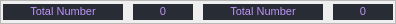
                          <widget class="QFrame" name="frame_46">
                           <property name="minimumSize">
                            <size>
                             <width>0</width>
                             <height>24</height>
                            </size>
                           </property>
                           <property name="maximumSize">
                            <size>
                             <width>16777215</width>
                             <height>24</height>
                            </size>
                           </property>
                           <property name="styleSheet">
                            <string notr="true">QDateTimeEdit{
padding-left: 8px;
padding-right: 8px;

	background-color: rgb(33, 37, 43);

	color: rgb(147, 147, 147);
font: 10pt &quot;Arial&quot;;
border-radius: 10px;
	color: rgb(184, 184, 184);
border:2px solid ;
	border-color: rgb(55, 63, 77);

}

QDateTimeEdit:hover{
padding-left: 8px;
padding-right: 8px;
	background-color: rgb(40, 44, 52);
	color: rgb(147, 147, 147);
font: 10pt &quot;Arial&quot;;
border-radius: 10px;
color: rgb(255, 255, 255);
border:2px solid ;
	border-color: rgb(55, 63, 77);
;}





QDateTimeEdit::up-arrow
{
	
		border:0px solid ;
	border-color: rgb(255, 0, 255);
	background-color: rgb(40, 44, 52);
	background-image: url(:/newPrefix/icons/cil-plus.png);
	background-position: center;



}


QDateTimeEdit::down-arrow
{
		border:0px solid ;
	border-color: rgb(38, 42, 50);
	background-color: rgb(40, 44, 52);
	background-position: center;
	background-repeat: no-reperat;
	background-image: url(:/newPrefix/icons/icon_minimize.png);


}






/* /////////////////////////////////////////////////////////////////////////////////////////////////
 
QDateTimeEdit {
	background-color: rgb(33, 37, 43);
font: 10pt &quot;Arial&quot;;
border-radius: 9px;
	color: rgb(190, 190, 190);
border:1px solid ;
border-color: rgb(40, 44, 52);
	border-color: rgb(40, 44, 52);
border-bottom-color: rgb(255, 85, 255);
}
QDateTimeEdit:hover {
	background-color: rgb(40, 44, 52);
	color: rgb(147, 147, 147);
font: 10pt &quot;Arial&quot;;
border-radius: 9px;
color: rgb(255, 255, 255);
border:1px solid ;
	border-color: rgb(40, 44, 52);
	border-bottom-color: rgb(255, 85, 255);
}

QDateTimeEdit:focus {
	background-color: rgb(40, 44, 52);
	color: rgb(147, 147, 147);
font: 10pt &quot;Arial&quot;;
border-radius: 9px;
color: rgb(255, 255, 255);
border:2px solid ;
	border-color: rgb(255, 85, 255);
	border-bottom-color: rgb(255, 85, 255);
}

*/

QPushButton{
	background-color: rgb(33, 37, 43);
padding-left: 10px;
padding-right: 10px;
	color: rgb(147, 147, 147);
font: 10pt &quot;Arial&quot;;
border-radius: 10px;
	color: rgb(184, 184, 184);
border:2px solid ;
	border-color: rgb(55, 63, 77);
}


QPushButton:hover{
 background-color: rgb(40, 44, 52);
padding-left: 10px;
padding-right: 10px;
	color: rgb(147, 147, 147);
font: 10pt &quot;Arial&quot;;
border-radius: 10px;
color: rgb(255, 255, 255);
border:2px solid ;
	border-color: rgb(33, 37, 43);
	border-color: rgb(255, 85, 255);
}

QComboBox{
padding-left: 10px;
padding-right: 10px;
	background-color: rgb(33, 37, 43);
	color: rgb(147, 147, 147);
font: 10pt &quot;Arial&quot;;
border-radius: 10px;
	color: rgb(184, 184, 184);
border:2px solid ;
	border-color: rgb(55, 63, 77);
}



QComboBox:hover{
padding-left: 10px;
padding-right: 10px;
	background-color: rgb(40, 44, 52);
	color: rgb(147, 147, 147);
font: 10pt &quot;Arial&quot;;
border-radius: 10px;
color: rgb(255, 255, 255);
border:2px solid ;
	border-color: rgb(255, 85, 255);
;}

QComboBox::drop-down {
	subcontrol-origin: padding;
	subcontrol-position: top right;
	width: 25px; 
	border-left-width: 3px;
	border-color: rgb(55, 63, 77);
	border-left-style: solid;
	border-top-right-radius: 3px;
	border-bottom-right-radius: 3px;	
	
	background-image: url(:/newPrefix/icons/cil-arrow-bottom.png);
	background-position: center;
	background-repeat: no-reperat;
 }
QComboBox QAbstractItemView {
border:2px solid ;
	border-color: rgb(48, 55, 67);
	color: rgb(255, 121, 198);	
	background-color: rgb(33, 37, 43);
	padding: 10px;
	selection-background-color: rgb(49, 56, 68);
	selection-color: rgb(33, 37, 43);
}
QLabel
{
font: 8pt &quot;MS Shell Dlg 2&quot;;
	color: rgb(189, 147, 249);
background-color: rgb(40, 44, 52);
border-color: rgb(40, 44, 52);
}

/* /////////////////////////////////////////////////////////////////////////////////////////////////
 */
QCheckBox {
	background-color: rgb(33, 37, 43);
font: 10pt &quot;Arial&quot;;
border-radius: 9px;
	color: rgb(190, 190, 190);
border:2px solid ;
	border-color: rgb(55, 63, 77);
}
QCheckBox:hover {
	background-color: rgb(40, 44, 52);
	color: rgb(147, 147, 147);
font: 10pt &quot;Arial&quot;;
border-radius: 9px;
color: rgb(255, 255, 255);
border:2px solid ;
	border-color: rgb(55, 63, 77);
}

QCheckBox:focus {
	background-color: rgb(40, 44, 52);
	color: rgb(147, 147, 147);
font: 10pt &quot;Arial&quot;;
border-radius: 9px;
color: rgb(255, 255, 255);
	border:2px solid ;
	border-color: rgb(55, 63, 77);
}




QDateEdit{
padding-left: 8px;
padding-right: 8px;

	background-color: rgb(33, 37, 43);

	color: rgb(147, 147, 147);
font: 10pt &quot;Arial&quot;;
border-radius: 10px;
	color: rgb(184, 184, 184);
border:2px solid ;
	border-color: rgb(55, 63, 77);

}

QDateEdit:hover{
padding-left: 8px;
padding-right: 8px;
	background-color: rgb(40, 44, 52);
	color: rgb(147, 147, 147);
font: 10pt &quot;Arial&quot;;
border-radius: 10px;
color: rgb(255, 255, 255);
border:2px solid ;
	border-color: rgb(55, 63, 77);
;}





QDateEdit::up-arrow
{
	
		border:0px solid ;
	border-color: rgb(255, 0, 255);
	background-color: rgb(40, 44, 52);
	background-image: url(:/newPrefix/icons/cil-plus.png);
	background-position: center;



}


QDateTimeEdit::down-arrow
{
		border:0px solid ;
	border-color: rgb(38, 42, 50);
	background-color: rgb(40, 44, 52);
	background-position: center;
	background-repeat: no-reperat;
	background-image: url(:/newPrefix/icons/icon_minimize.png);


}








/* /////////////////////////////////////////////////////////////////////////////////////////////////
LineEdit */
QLineEdit {
padding-left: 8px;
padding-right: 8px;
	background-color: rgb(33, 37, 43);
	color: rgb(222, 222, 222);
font: 10pt &quot;Arial&quot;;
border-radius: 10px;
color: rgb(255, 255, 255);
border:2px solid ;
	
	border-color: rgb(55, 63, 77);
}
QLineEdit:hover {
padding-left: 8px;
padding-right: 8px;
	background-color: rgb(40, 44, 52);
	color: rgb(255, 255, 255);
font: 10pt &quot;Arial&quot;;
border-radius: 10px;
color: rgb(255, 255, 255);
border:2px solid ;
	border-color: rgb(55, 63, 77);
}

QLineEdit:focus {
	background-color: rgb(40, 44, 52);
	color: rgb(255, 255, 255);
font: 10pt &quot;Arial&quot;;
border-radius: 10px;
color: rgb(255, 255, 255);
border:2px solid ;
	border-color: rgb(55, 63, 77);
	border-bottom-color: rgb(189, 147, 249);
}
/*##############################################
########################################*/</string>
                           </property>
                           <property name="frameShape">
                            <enum>QFrame::StyledPanel</enum>
                           </property>
                           <property name="frameShadow">
                            <enum>QFrame::Raised</enum>
                           </property>
                           <layout class="QHBoxLayout" name="horizontalLayout_34">
                            <property name="spacing">
                             <number>10</number>
                            </property>
                            <property name="sizeConstraint">
                             <enum>QLayout::SetDefaultConstraint</enum>
                            </property>
                            <property name="leftMargin">
                             <number>2</number>
                            </property>
                            <property name="topMargin">
                             <number>0</number>
                            </property>
                            <property name="rightMargin">
                             <number>2</number>
                            </property>
                            <property name="bottomMargin">
                             <number>0</number>
                            </property>
                            <item>
                             <widget class="QLabel" name="lb_title_selected_namber_home">
                              <property name="minimumSize">
                               <size>
                                <width>120</width>
                                <height>16</height>
                               </size>
                              </property>
                              <property name="maximumSize">
                               <size>
                                <width>120</width>
                                <height>16</height>
                               </size>
                              </property>
                              <property name="font">
                               <font>
                                <family>MS Shell Dlg 2</family>
                                <pointsize>8</pointsize>
                                <weight>50</weight>
                                <italic>false</italic>
                                <bold>false</bold>
                               </font>
                              </property>
                              <property name="styleSheet">
                               <string notr="true"/>
                              </property>
                              <property name="text">
                               <string>&lt;html&gt;&lt;head/&gt;&lt;body&gt;&lt;p&gt;&lt;span style=&quot; font-size:8pt;&quot;&gt;Total Number&lt;/span&gt;&lt;/p&gt;&lt;/body&gt;&lt;/html&gt;</string>
                              </property>
                              <property name="alignment">
                               <set>Qt::AlignCenter</set>
                              </property>
                              <property name="openExternalLinks">
                               <bool>false</bool>
                              </property>
                             </widget>
                            </item>
                            <item>
                             <widget class="QLabel" name="lb_selected_number_table_home_">
                              <property name="minimumSize">
                               <size>
                                <width>60</width>
                                <height>16</height>
                               </size>
                              </property>
                              <property name="maximumSize">
                               <size>
                                <width>80</width>
                                <height>16</height>
                               </size>
                              </property>
                              <property name="font">
                               <font>
                                <family>MS Shell Dlg 2</family>
                                <pointsize>8</pointsize>
                                <weight>50</weight>
                                <italic>false</italic>
                                <bold>false</bold>
                               </font>
                              </property>
                              <property name="styleSheet">
                               <string notr="true"/>
                              </property>
                              <property name="text">
                               <string>&lt;html&gt;&lt;head/&gt;&lt;body&gt;&lt;p&gt;&lt;span style=&quot; font-size:8pt;&quot;&gt;0&lt;/span&gt;&lt;/p&gt;&lt;/body&gt;&lt;/html&gt;</string>
                              </property>
                              <property name="alignment">
                               <set>Qt::AlignCenter</set>
                              </property>
                              <property name="openExternalLinks">
                               <bool>false</bool>
                              </property>
                             </widget>
                            </item>
                            <item alignment="Qt::AlignLeft">
                             <widget class="QLabel" name="lb_title_total_home">
                              <property name="minimumSize">
                               <size>
                                <width>120</width>
                                <height>16</height>
                               </size>
                              </property>
                              <property name="maximumSize">
                               <size>
                                <width>120</width>
                                <height>16</height>
                               </size>
                              </property>
                              <property name="font">
                               <font>
                                <family>MS Shell Dlg 2</family>
                                <pointsize>8</pointsize>
                                <weight>50</weight>
                                <italic>false</italic>
                                <bold>false</bold>
                               </font>
                              </property>
                              <property name="styleSheet">
                               <string notr="true"/>
                              </property>
                              <property name="text">
                               <string>&lt;html&gt;&lt;head/&gt;&lt;body&gt;&lt;p&gt;&lt;span style=&quot; font-size:8pt;&quot;&gt;Total Number&lt;/span&gt;&lt;/p&gt;&lt;/body&gt;&lt;/html&gt;</string>
                              </property>
                              <property name="alignment">
                               <set>Qt::AlignCenter</set>
                              </property>
                              <property name="openExternalLinks">
                               <bool>false</bool>
                              </property>
                             </widget>
                            </item>
                            <item alignment="Qt::AlignLeft">
                             <widget class="QLabel" name="lb_total_number_table_home">
                              <property name="minimumSize">
                               <size>
                                <width>60</width>
                                <height>16</height>
                               </size>
                              </property>
                              <property name="maximumSize">
                               <size>
                                <width>80</width>
                                <height>16</height>
                               </size>
                              </property>
                              <property name="font">
                               <font>
                                <family>MS Shell Dlg 2</family>
                                <pointsize>8</pointsize>
                                <weight>50</weight>
                                <italic>false</italic>
                                <bold>false</bold>
                               </font>
                              </property>
                              <property name="styleSheet">
                               <string notr="true"/>
                              </property>
                              <property name="text">
                               <string>&lt;html&gt;&lt;head/&gt;&lt;body&gt;&lt;p&gt;&lt;span style=&quot; font-size:8pt;&quot;&gt;0&lt;/span&gt;&lt;/p&gt;&lt;/body&gt;&lt;/html&gt;</string>
                              </property>
                              <property name="alignment">
                               <set>Qt::AlignCenter</set>
                              </property>
                              <property name="openExternalLinks">
                               <bool>false</bool>
                              </property>
                             </widget>
                            </item>
                           </layout>
                          </widget>
